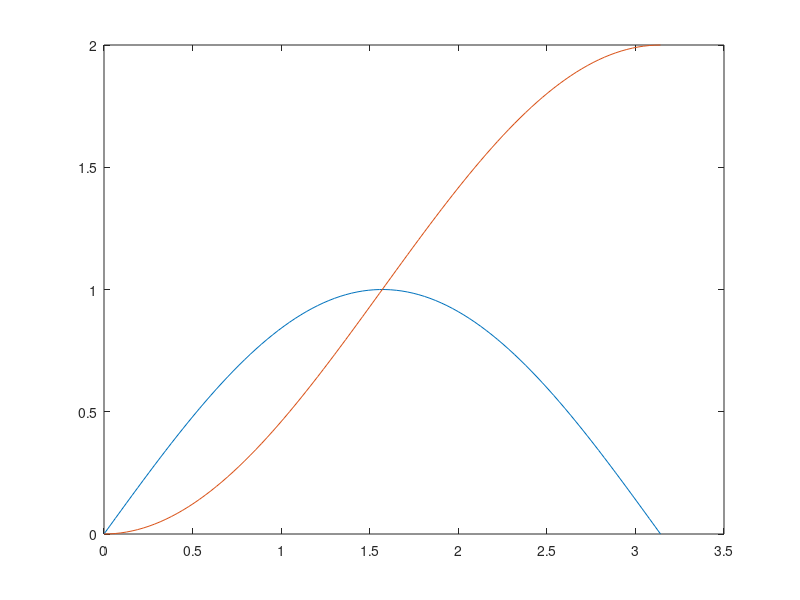

The MATLAB source for this figure:
%ME203-Section 1101
%Winters, Marcus
% 10/25/21
%Lab 19
%%
clc, clear, format compact
x=linspace(0,pi,100);
y=sin(x);
a=trapz(x,y);
ca=cumtrapz(x,y);
plot(x,y,x,ca)
f=@(x)(sin(x));
integral(f,0,pi);
%%
clc, clear, format compact
xmin=pi;
xmax=2*pi;
ymin=0;
ymax=pi;
F=@(x,y)(y.*sin(x)+x.*cos(y));
a=integral2(F,xmin,xmax,ymin,ymax)
%%
clc, clear, format compact

xmin=pi;
xmax=2*pi;
ymin=0;
ymax=@(x)(x);
zmax=@(x,y)(x+y);
zmin=0;
F=@(x,y,z)(z.*(y.*sin(x)+x.*cos(y)));
R=integral3(F,xmin,xmax,ymin,ymax,zmin,zmax)